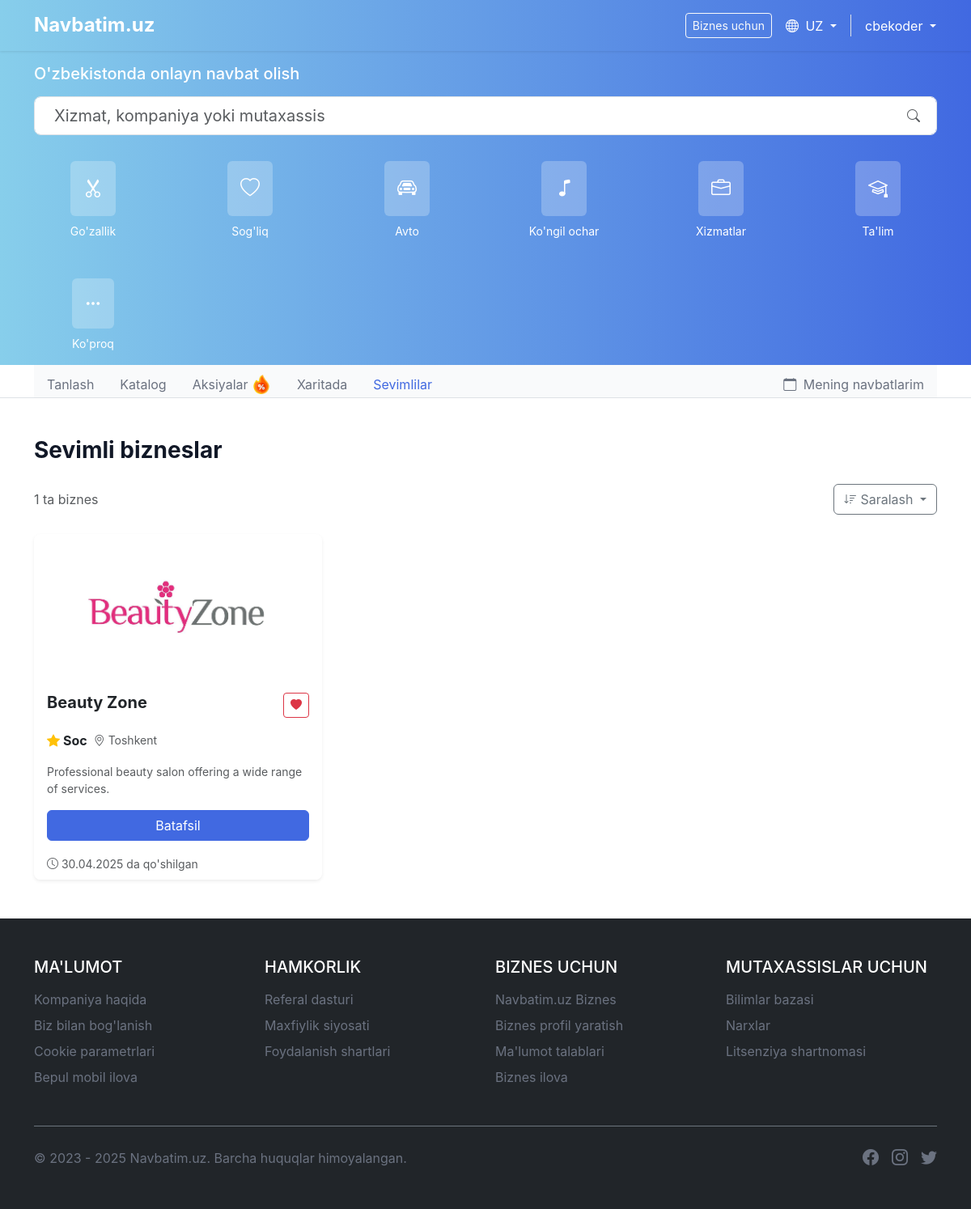
Page /users/favorites/ (signed in) on the earlier database version.
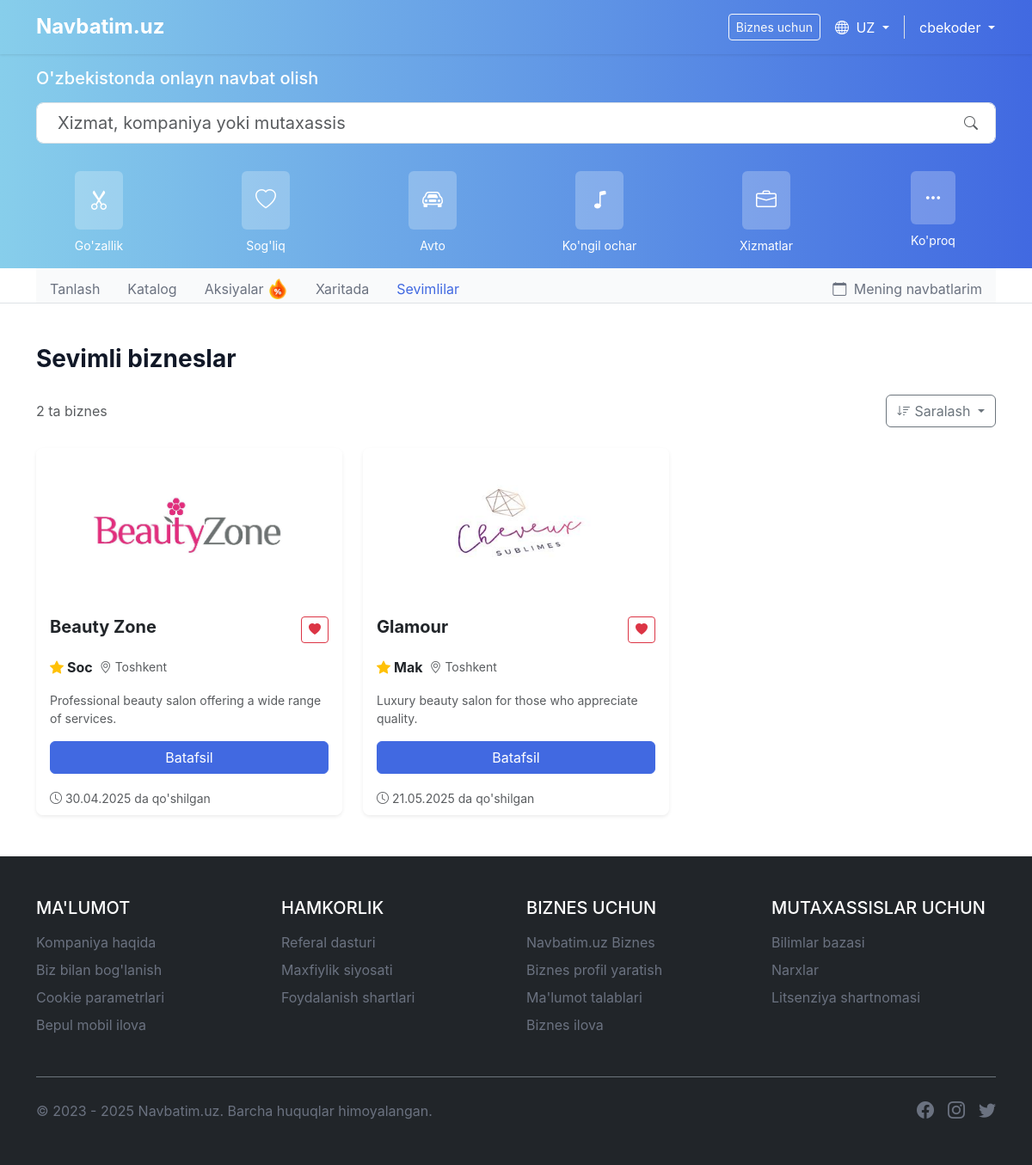
Same page on the later database version.
### users/models.py (models this page shows, shortened)
class CustomUser(AbstractUser):
    USER_TYPE_CHOICES = (
        ('client', 'Client'),
        ('business', 'Business'),
    )
    user_type = models.CharField(max_length=10, choices=USER_TYPE_CHOICES, default='client')
    phone_number = models.CharField(max_length=20, blank=True)
    profile_picture = models.ImageField(upload_to='profile_pictures/', blank=True, null=True)

class BusinessProfile(models.Model):
    user = models.OneToOneField(CustomUser, on_delete=models.CASCADE, related_name='business_profile')
    business_name = models.CharField(max_length=100)
    description = models.TextField(blank=True)
    address = models.CharField(max_length=255)
    city = models.CharField(max_length=100)
    phone_number = models.CharField(max_length=20, blank=True)
    website = models.URLField(blank=True, null=True)
    logo = models.ImageField(upload_to='business_logos/', blank=True, null=True)
    cover_image = models.ImageField(upload_to='business_covers/', blank=True, null=True)
    latitude = models.FloatField(null=True, blank=True)
    longitude = models.FloatField(null=True, blank=True)
    is_premium = models.BooleanField(default=False)
    is_verified = models.BooleanField(default=False)
    created_at = models.DateTimeField(auto_now_add=True)
    updated_at = models.DateTimeField(auto_now=True)

### services/models.py (models this page shows, shortened)
class Category(models.Model):
    name = models.CharField(max_length=100)
    slug = models.SlugField(unique=True)
    icon = models.CharField(max_length=50, help_text="Icon name from the icon set")
    icon_color = models.CharField(max_length=50, default="bg-emerald-100 text-emerald-500")
    order = models.PositiveIntegerField(default=0)
    class Meta:
        verbose_name_plural = "Categories"
        ordering = ['order']

class Favorite(models.Model):
    user = models.ForeignKey(CustomUser, on_delete=models.CASCADE, related_name='favorites')
    business = models.ForeignKey(BusinessProfile, on_delete=models.CASCADE, related_name='favorited_by')
    created_at = models.DateTimeField(auto_now_add=True)
    class Meta:
        unique_together = ['user', 'business']

### users/views.py (the view)
# urls.py: path('favorites/', views.favorites_view, name='favorites'),
def favorites_view(request):
    if not request.user.is_authenticated:
        return redirect('account_login')
    favorites = request.user.favorites.all()
    return render(request, 'users/favorites.html', {'favorites': favorites})

### templates/users/favorites.html (shortened to what this page needs)
{% extends 'base.html' %}
{% load static %}
{% load custom_filters %}
{% block content %}
<div class="container py-5">
    <div class="row">
        <div class="col-12">
            <h1 class="h3 fw-bold mb-4">Sevimli bizneslar</h1>
            {% if favorites %}
                <div class="d-flex justify-content-between align-items-center mb-4">
                    <p class="text-muted mb-0">{{ favorites|length }} ta biznes</p>
                    <div class="dropdown">
                        <button class="btn btn-outline-secondary dropdown-toggle" type="button" id="sortDropdown" data-bs-toggle="dropdown" aria-expanded="false">
                            <i class="bi bi-sort-down"></i> Saralash
                        </button>
                    </div>
                </div>
                <div class="row row-cols-1 row-cols-md-2 row-cols-lg-3 g-4">
                    {% for favorite in favorites %}
                        <div class="col">
                            <div class="card h-100 border-0 shadow-sm">
                                {% if favorite.business.logo %}
                                    <img src="{{ favorite.business.logo.url }}" class="card-img-top" alt="{{ favorite.business.business_name }}" style="height: 180px; object-fit: cover;">
                                {% else %}
                                    <div class="bg-light text-center py-5">
                                        <i class="bi bi-building fs-1 text-muted"></i>
                                    </div>
                                {% endif %}
                                <div class="card-body">
                                    <div class="d-flex justify-content-between align-items-start mb-2">
                                        <h2 class="card-title h5 fw-bold mb-0">{{ favorite.business.business_name }}</h2>
                                        <form method="post" action="{% url 'services:remove_favorite' business_id=favorite.business.id %}">
                                            <button type="submit" class="btn btn-sm btn-outline-danger" title="Sevimlilardan o'chirish">
                                                <i class="bi bi-heart-fill"></i>
                                            </button>
                                        </form>
                                    </div>
                                    <div class="d-flex align-items-center mb-3">
                                        <div class="me-2">
                                            {% with avg_rating=favorite.business.services.all|join:', '|default:'0'|stringformat:'s'|add:'.0'|slice:':3' %}
                                                {% if avg_rating != '0.0' %}
                                                    <div class="d-flex align-items-center">
                                                        <span class="text-warning me-1">
                                                            <i class="bi bi-star-fill"></i>
                                                        </span>
                                                        <span class="fw-bold">{{ avg_rating }}</span>
                                                    </div>
                                                {% else %}
                                                    <span class="text-muted">Baholanmagan</span>
                                                {% endif %}
                                            {% endwith %}
                                        </div>
                                        <div class="text-muted small">
                                            <i class="bi bi-geo-alt"></i> {{ favorite.business.city }}
                                        </div>
                                    </div>
                                    <p class="card-text text-muted small mb-3">
                                        {{ favorite.business.description|truncatechars:100 }}
                                    </p>
                                    <a href="{% url 'services:business_detail' pk=favorite.business.id %}" class="btn btn-primary w-100">
                                        Batafsil
                                    </a>
                                </div>
                                <div class="card-footer bg-white border-0 pt-0">
                                    <small class="text-muted">
                                        <i class="bi bi-clock"></i> {{ favorite.created_at|date:"d.m.Y" }} da qo'shilgan
                                    </small>
                                </div>
                            </div>
                        </div>
                    {% endfor %}
                </div>
            {% endif %}
        </div>
    </div>
</div>
{% endblock %}

### templates/includes/header.html (shortened to what this page needs)
<header class="sticky-top">
    <div class="bg-gradient-primary text-white">
        <div class="container">
            <div class="d-flex justify-content-between align-items-center py-3">
                <a href="{% url 'home' %}" class="text-white text-decoration-none">
                    <h1 class="h4 m-0 fw-bold">Navbatim.uz</h1>
                </a>
                <div class="d-flex align-items-center">
                    <a href="/business/dashboard/" class="btn btn-outline-light btn-sm me-3 d-none d-md-block">
                        Biznes uchun
                    </a>
                    <div class="dropdown">
                        <button class="btn btn-link text-white text-decoration-none dropdown-toggle p-0" type="button" id="languageDropdown" data-bs-toggle="dropdown" aria-expanded="false">
                            <i class="bi bi-globe me-1"></i> UZ
                        </button>
                    </div>
                    <div class="ms-3 border-start ps-3">
                        {% if user.is_authenticated %}
                            <div class="dropdown">
                                <button class="btn btn-link text-white text-decoration-none dropdown-toggle p-0" type="button" id="userDropdown" data-bs-toggle="dropdown" aria-expanded="false">
                                    {{ user.username }}
                                </button>
                            </div>
                        {% else %}
                            <a href="/accounts/login/" class="text-white text-decoration-none">Kirish / Ro'yxatdan o'tish</a>
                        {% endif %}
                    </div>
                </div>
            </div>
        </div>
    </div>
</header>

### templates/includes/navbar.html (shortened to what this page needs)
{% load static %}
<div>
    <div class="bg-gradient-primary text-white">
        <div class="container">
            <div class="py-3">
                <h2 class="h5 mb-3">O'zbekistonda onlayn navbat olish</h2>
                <form action="/services/" method="get" class="position-relative">
                    <input type="text" name="q" class="form-control form-control-lg ps-4" placeholder="Xizmat, kompaniya yoki mutaxassis" aria-label="Search">
                    <button type="submit" class="btn bg-white position-absolute top-50 end-0 translate-middle-y me-2">
                        <i class="bi bi-search text-muted"></i>
                    </button>
                </form>
            </div>
            <div class="py-3">
                <div class="row row-cols-3 row-cols-sm-4 row-cols-md-6 g-5">
                    {% for category in global_categories %}
                    <div class="col">
                        <a href="/services/category/{{category.slug}}" class="text-decoration-none">
                            <div class="d-flex flex-column align-items-center">
                                <div class="rounded p-3 mb-2 bg-light bg-opacity-25 text-white ">
                                    <i class="bi bi-{{ category.icon }} fs-4"></i>
                                </div>
                                <span class="text-white small text-center">{{ category.name }}</span>
                            </div>
                        </a>
                    </div>
                    {% endfor %}
                    <div class="col">
                        <a href="/services/" class="text-decoration-none">
                            <div class="d-flex flex-column align-items-center">
                                <div class="rounded p-3 mb-2 bg-light bg-opacity-25 text-white">
                                    <i class="bi bi-three-dots fs-5"></i>
                                </div>
                                <span class="text-white small text-center">Ko'proq</span>
                            </div>
                        </a>
                    </div>
                </div>
            </div>
        </div>
    </div>
    <div class="bg-white border-bottom">
        <div class="container">
            <ul class="nav nav-tabs border-0">
                <li class="nav-item">
                    <a class="nav-link {% if request.path == '/' %}active{% endif %}" href="{% url 'home' %}">Tanlash</a>
                </li>
                <li class="nav-item">
                    <a class="nav-link {% if request.path == '/services/' %}active{% endif %}" href="/services/">Katalog</a>
                </li>
                <li class="nav-item">
                    <a class="nav-link {% if request.path == '/services/deals/' %}active{% endif %}" href="/services/deals/">
                        Aksiyalar
                        <img src="{% static 'img/hot-sale.png' %}" alt="Hot Sale" style="height: 1.5em; vertical-align: top;">
                    </a>
                </li>
                <li class="nav-item">
                    <a class="nav-link {% if request.path == '/services/map/' %}active{% endif %}" href="/services/map/">Xaritada</a>
                </li>
                <li class="nav-item">
                    <a class="nav-link {% if request.path == '/users/favorites/' %}active{% endif %}" href="{% url 'favorites' %}">Sevimlilar</a>
                </li>
                <li class="nav-item ms-auto">
                    <a class="nav-link {% if request.path == '/appointments/' %}active{% endif %}" href="{% url 'appointment_list' %}">
                        <i class="bi bi-calendar me-1"></i> Mening navbatlarim
                    </a>
                </li>
            </ul>
        </div>
    </div>
</div>

Differences in the rows shown:
removed Category: name "Ta'lim"
added Favorite: business.logo (picture), business.business_name "Glamour", business.services "Mak", business.city "Toshkent", business.description "Luxury beauty salon for those who appreciate quality.", created_at "21.05.2025"
Other differences:
{{ favorites|length }}: "1" → "2"
